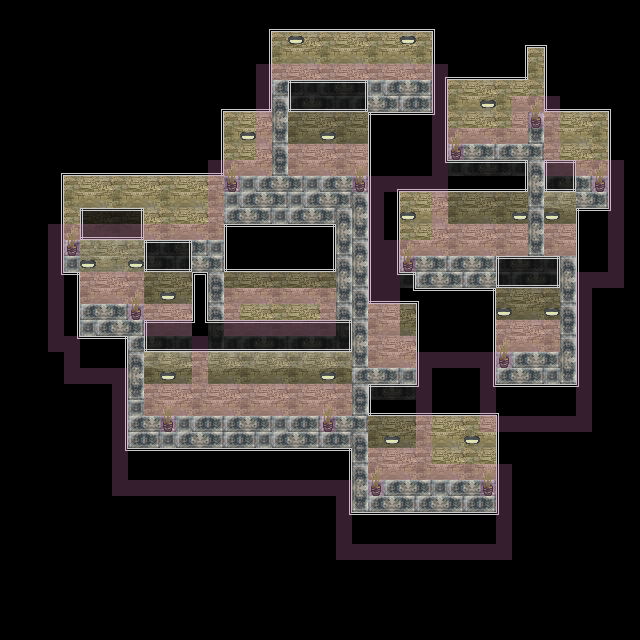

Rendered tile map (Tiled .tmx) drawn with the repository's tilesets; below, a short description and the map source with its tile grids summarised:
An orthogonal 40x40 tile map with 16x16 px tiles, 7 tile layers (floor, walls, props, above, ...), 2 tilesets and 6 objects.

<map version="1.10" tiledversion="1.11.0" orientation="orthogonal" renderorder="right-down" width="40" height="40" tilewidth="16" tileheight="16" infinite="0" nextlayerid="9" nextobjectid="8">
 <properties>
  <property name="music" value="res/audio/music/tsa.ogg" />
  <property name="music_speed" type="float" value="0.75" />
  <property name="music_volume" type="float" value="0.5" />
  <property name="tint" value="0,0,0,70" />
 </properties>
 <tileset firstgid="1" source="../tilesets/lodge.tsx" />
 <tileset firstgid="65" source="../entity/misc_entities_1x2.tsx" />
 <layer id="1" name="floor" width="40" height="40">
  <data>[1600 cells, 253 non-empty, 7 distinct tile ids]</data>
 </layer>
 <layer id="2" name="walls" width="40" height="40">
  <data>[1600 cells, 265 non-empty, 6 distinct tile ids]</data>
 </layer>
 <layer id="4" name="props" width="40" height="40">
  <data>[1600 cells, 19 non-empty, 2 distinct tile ids]</data>
 </layer>
 <objectgroup id="7" name="entities">
  <object id="1" gid="85" x="384" y="368" width="16" height="32">
   <properties>
    <property name="anim_length" type="int" value="4" />
    <property name="anim_start" type="int" value="20" />
    <property name="collider">{
	"x": 0,
	"y": 16,
	"w": 16,
	"h": 16
}</property>
    <property name="file" value="res/data/entity/entrances/door.json" />
    <property name="height" type="int" value="0" />
    <property name="solid" type="bool" value="true" />
    <property name="warp_map" value="lodge/lodge2.tmx" />
    <property name="warp_x" type="int" value="9" />
    <property name="warp_y" type="int" value="5" />
   </properties>
  </object>
  <object id="3" gid="85" x="160" y="336" width="16" height="32">
   <properties>
    <property name="anim_length" type="int" value="4" />
    <property name="anim_start" type="int" value="20" />
    <property name="collider">{
	"x": 0,
	"y": 16,
	"w": 16,
	"h": 16
}</property>
    <property name="file" value="res/data/entity/entrances/door.json" />
    <property name="height" type="int" value="0" />
    <property name="solid" type="bool" value="true" />
    <property name="warp_map" value="lodge/lodge5.tmx" />
    <property name="warp_x" type="int" value="6" />
    <property name="warp_y" type="int" value="5" />
   </properties>
  </object>
  <object id="4" gid="85" x="400" y="80" width="16" height="32">
   <properties>
    <property name="anim_length" type="int" value="4" />
    <property name="anim_start" type="int" value="20" />
    <property name="collider">{
	"x": 0,
	"y": 16,
	"w": 16,
	"h": 16
}</property>
    <property name="file" value="res/data/entity/entrances/door.json" />
    <property name="height" type="int" value="0" />
    <property name="solid" type="bool" value="true" />
    <property name="warp_map" value="lodge/lodge4.tmx" />
    <property name="warp_x" type="int" value="27" />
    <property name="warp_y" type="int" value="15" />
   </properties>
  </object>
  <object id="5" gid="85" x="528" y="352" width="16" height="32">
   <properties>
    <property name="anim_length" type="int" value="4" />
    <property name="anim_start" type="int" value="20" />
    <property name="collider">{
	"x": 0,
	"y": 16,
	"w": 16,
	"h": 16
}</property>
    <property name="file" value="res/data/entity/entrances/door.json" />
    <property name="height" type="int" value="0" />
    <property name="solid" type="bool" value="true" />
    <property name="warp_map" value="lodge/lodge3.tmx" />
    <property name="warp_x" type="int" value="11" />
    <property name="warp_y" type="int" value="74" />
   </properties>
  </object>
  <object id="6" gid="85" x="480" y="144" width="16" height="32">
   <properties>
    <property name="anim_length" type="int" value="4" />
    <property name="anim_start" type="int" value="20" />
    <property name="collider">{
	"x": 0,
	"y": 16,
	"w": 16,
	"h": 16
}</property>
    <property name="file" value="res/data/entity/entrances/door.json" />
    <property name="height" type="int" value="0" />
    <property name="solid" type="bool" value="true" />
    <property name="warp_map" value="lodge/lodge5.tmx" />
    <property name="warp_x" type="int" value="11" />
    <property name="warp_y" type="int" value="5" />
   </properties>
  </object>
  <object id="7" gid="85" x="432" y="256" width="16" height="32">
   <properties>
    <property name="anim_length" type="int" value="4" />
    <property name="anim_start" type="int" value="20" />
    <property name="collider">{
	"x": 0,
	"y": 16,
	"w": 16,
	"h": 16
}</property>
    <property name="file" value="res/data/entity/entrances/door.json" />
    <property name="height" type="int" value="0" />
    <property name="solid" type="bool" value="true" />
    <property name="warp_map" value="lodge/lodge4.tmx" />
    <property name="warp_x" type="int" value="25" />
    <property name="warp_y" type="int" value="4" />
   </properties>
  </object>
 </objectgroup>
 <layer id="3" name="above" width="40" height="40" opacity="0.75">
  <properties>
   <property name="height" type="int" value="1" />
  </properties>
  <data>[1600 cells, 579 non-empty, 7 distinct tile ids]</data>
 </layer>
 <layer id="8" name="props_above" width="40" height="40">
  <properties>
   <property name="height" type="int" value="1" />
  </properties>
  <data>[1600 cells, 24 non-empty, 2 distinct tile ids]</data>
 </layer>
 <layer id="5" name="framing" width="40" height="40">
  <properties>
   <property name="height" type="int" value="1" />
  </properties>
  <data>[1600 cells, 289 non-empty, 19 distinct tile ids]</data>
 </layer>
 <layer id="6" name="collision" width="40" height="40" opacity="0.25">
  <properties>
   <property name="draw" type="bool" value="false" />
  </properties>
  <data>[1600 cells, 296 non-empty, 1 distinct tile ids]</data>
 </layer>
</map>
